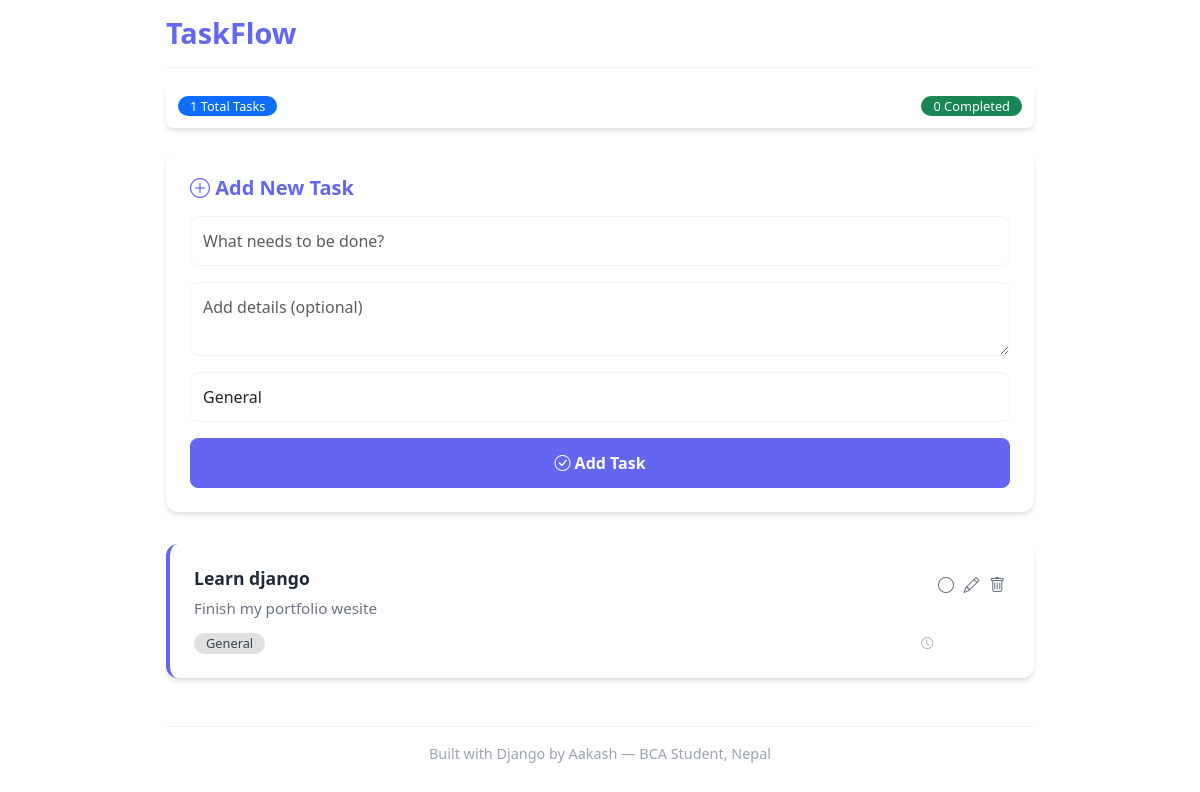
Before: / with the older database file.
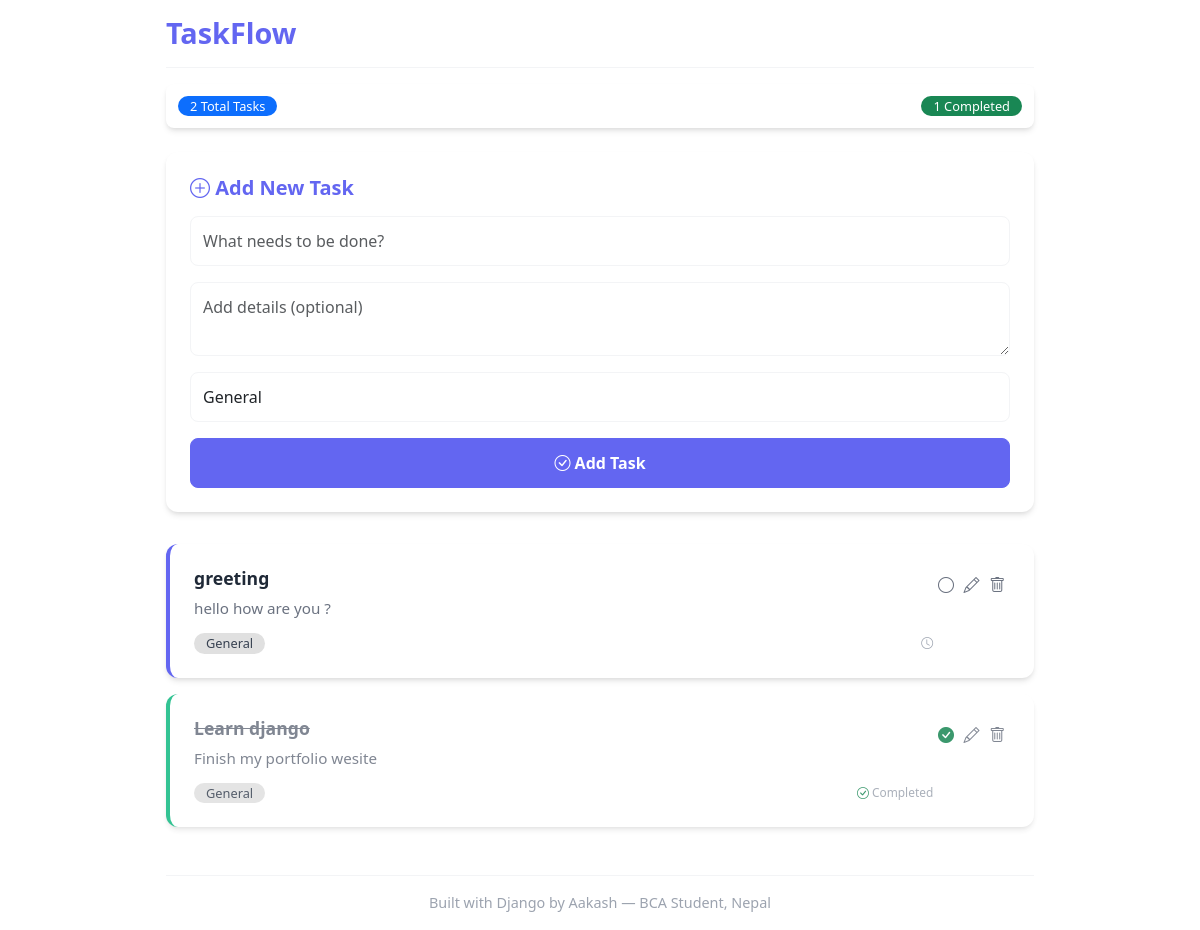
After: the same page with the newer database file.
### tasks/models.py (models this page shows, shortened)
class Task(models.Model):
    title = models.CharField(max_length=200)
    description = models.TextField(blank=True)
    completed = models.BooleanField(default=False)
    category = models.CharField(max_length=50, default='General')

### tasks/views.py (the view)
# urls.py: path('', views.task_list, name='task_list'),
def task_list(request):
    tasks = Task.objects.all().order_by('-id')  # Newest first
    completed_tasks = tasks.filter(completed=True).count()
    total_tasks = tasks.count()
    return render(request, 'tasks/task_list.html', {
        'tasks': tasks,
        'completed_tasks': completed_tasks,
        'total_tasks': total_tasks
    })

### tasks/templates/tasks/task_list.html (shortened to what this page needs)
<!DOCTYPE html>
<html lang="en">
<head>
    <link href="https://cdn.jsdelivr.net/npm/bootstrap@5.3.3/dist/css/bootstrap.min.css" rel="stylesheet">
    <link rel="stylesheet" href="https://cdn.jsdelivr.net/npm/bootstrap-icons@1.11.3/font/bootstrap-icons.css">
</head>
<body>
    <div class="container">
        <div class="header">
            <h1>TaskFlow</h1>
        </div>
        <div class="stats">
            <div class="d-flex justify-content-between">
                <span class="badge bg-primary">{{ total_tasks }} Total Tasks</span>
                <span class="badge bg-success">{{ completed_tasks }} Completed</span>
            </div>
        </div>
        <div class="add-task-form">
            <h5><i class="bi bi-plus-circle"></i> Add New Task</h5>
            <form method="post" action="{% url 'add_task' %}">
                <div class="row g-3">
                    <div class="col-12">
                        <input type="text" name="title" class="form-control" placeholder="What needs to be done?" required>
                    </div>
                    <div class="col-12">
                        <textarea name="description" class="form-control" placeholder="Add details (optional)" rows="2"></textarea>
                    </div>
                    <div class="col-12">
                        <select name="category" class="form-control">
                            <option value="General">General</option>
                        </select>
                    </div>
                    <div class="col-12">
                        <button type="submit" class="btn btn-primary w-100">
                            <i class="bi bi-check-circle"></i> Add Task
                        </button>
                    </div>
                </div>
            </form>
        </div>
        <div class="tasks-container">
            {% if tasks %}
                {% for task in tasks %}
                <div class="task-card {% if task.completed %}completed{% endif %}">
                    <div class="d-flex justify-content-between align-items-start">
                        <div class="flex-grow-1">
                            <h5 class="task-title">{{ task.title }}</h5>
                            {% if task.description %}
                                <p class="task-desc">{{ task.description }}</p>
                            {% endif %}
                            <div class="task-meta">
                                <span class="badge badge-{{ task.category|lower }}">{{ task.category }}</span>
                                <small>
                                    {% if task.completed %}
                                        <i class="bi bi-check-circle text-success"></i> Completed
                                    {% else %}
                                        <i class="bi bi-clock"></i> {{ task.created_at|date:"M d, Y" }}
                                    {% endif %}
                                </small>
                            </div>
                        </div>
                        <div class="btn-group">
                            <button class="btn-icon toggle-task" data-id="{{ task.id }}">
                                {% if task.completed %}
                                    <i class="bi bi-check-circle-fill text-success"></i>
                                {% else %}
                                    <i class="bi bi-circle"></i>
                                {% endif %}
                            </button>
                            <button class="btn-icon edit-task" data-bs-toggle="modal" data-bs-target="#editModal{{ task.id }}">
                                <i class="bi bi-pencil"></i>
                            </button>
                            <a class="btn-icon" href="{% url 'delete_task' task.id %}" onclick="return confirm('Delete this task?')">
                                <i class="bi bi-trash"></i>
                            </a>
                        </div>
                    </div>
                </div>
                {% endfor %}
            {% else %}
                <div class="empty-state">
                    <i class="bi bi-list-task"></i>
                    <h4>No tasks yet</h4>
                    <p>Add your first task using the form above.</p>
                </div>
            {% endif %}
        </div>
        <div class="footer">
            Built with Django by Aakash — BCA Student, Nepal
        </div>
    </div>
</body>
</html>

### tasks/templates/tasks/task_list.html (style rules this page uses)
:root { --primary: #6366f1; --secondary: #f3f4f6; --success: #10b981; --danger: #ef4444; --text: #1f2937; --bg: #ffffff; --card-bg: #ffffff; --shadow: 0 4px 6px -1px rgba(0, 0, 0, 0.1), 0 2px 4px -1px rgba(0, 0, 0, 0.06); }
body { background-color: var(--bg); color: var(--text); font-family: 'Segoe UI', Tahoma, Geneva, Verdana, sans-serif; }
.container { max-width: 900px; padding: 1rem; }
.header { display: flex; justify-content: space-between; align-items: center; margin-bottom: 1rem; padding-bottom: 1rem; border-bottom: 1px solid var(--secondary); }
.header h1 { font-weight: 700; color: var(--primary); font-size: 1.8rem; margin: 0; }
.stats { background-color: var(--card-bg); border-radius: 8px; padding: 0.75rem; margin-bottom: 1.5rem; box-shadow: var(--shadow); }
.add-task-form { background-color: var(--card-bg); border-radius: 12px; padding: 1.5rem; box-shadow: var(--shadow); margin-bottom: 2rem; }
.add-task-form h5 { color: var(--primary); margin-bottom: 1rem; font-weight: 600; }
.form-control { border-radius: 8px; border: 1px solid var(--secondary); padding: 0.75rem; font-size: 1rem; }
.btn-primary { background-color: var(--primary); border-color: var(--primary); border-radius: 8px; padding: 0.75rem 1.5rem; font-weight: 600; }
.task-card { background-color: var(--card-bg); border-radius: 12px; padding: 1.5rem; margin-bottom: 1rem; box-shadow: var(--shadow); transition: transform 0.2s, box-shadow 0.2s; border-left: 4px solid var(--primary); }
.task-card.completed { opacity: 0.85; border-left-color: var(--success); }
.task-card.completed h5 { text-decoration: line-through; color: #6b7280; }
.task-title { font-weight: 600; font-size: 1.1rem; margin-bottom: 0.5rem; color: var(--text); }
.task-desc { color: #6b7280; font-size: 0.95rem; margin-bottom: 0.8rem; }
.task-meta { display: flex; justify-content: space-between; align-items: center; font-size: 0.85rem; color: #9ca3af; }
.badge { border-radius: 12px; padding: 0.25rem 0.75rem; font-size: 0.8rem; font-weight: 500; }
.badge-general { background-color: #e0e0e0; color: #374151; }
.btn-icon { border: none; background: none; color: #6b7280; font-size: 1rem; padding: 0.3rem; border-radius: 6px; transition: background-color 0.2s; }
.footer { text-align: center; margin-top: 3rem; padding-top: 1rem; color: #9ca3af; font-size: 0.9rem; border-top: 1px solid var(--secondary); }

Changed rows visible on the page:
added Task: title "greeting", description "hello how are you ?", category "General", completed False (drawn)
changed Task "Learn django": now shows "Completed"
Other visible differences:
{{ total_tasks }}: "1" → "2"
{{ completed_tasks }}: "0" → "1"
